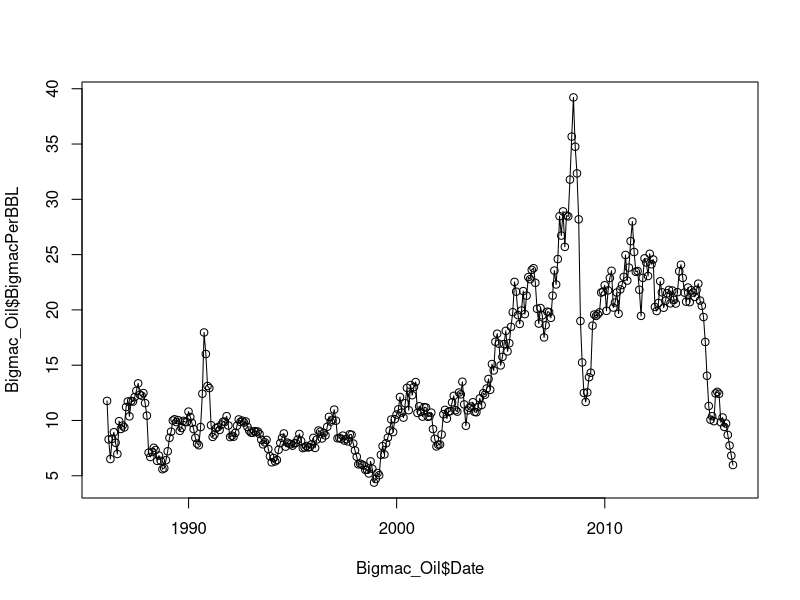
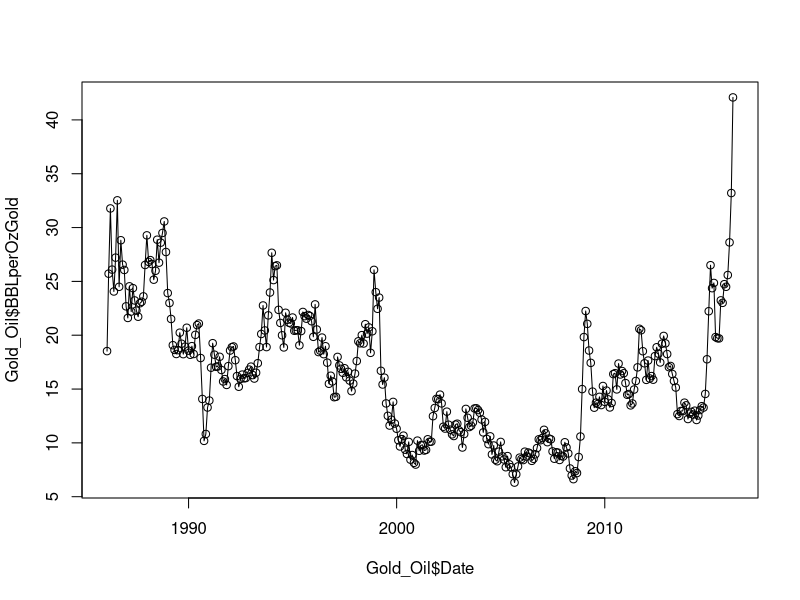

Generate these figures, in order, with R:
setwd("C:/Users/Phili/Documents/GitHub/Data-Visualization-Udacity/Data")
library(zoo)
library(plyr)

############ Initial Plot Data ###############

#Load Oil Prices
Monthly_Oil_Price <- read.csv("CHRIS-CME_CL1.csv")

#Fix Oil Price Date
Monthly_Oil_Price$Date <- as.Date(Monthly_Oil_Price$Date)

#generate data for initial plotting
Plot_Oil <- data.frame(Date = Monthly_Oil_Price$Date, Price = Monthly_Oil_Price$Settle)


#Load Consumer Prices Index (CPI)
Bigmac_Price <- read.csv("BigMacPrice.csv")


#Load Gold Prices
Monthly_Gold_Price <- read.csv("CHRIS-CME_GC1.csv")
#Fix Gold Prices Date
Monthly_Gold_Price$Date <- as.Date(Monthly_Gold_Price$Date)

Plot_Gold <- data.frame(Date = Monthly_Gold_Price$Date, Price = Monthly_Gold_Price$Settle)
#export csv for initial plot
write.csv(Plot_Gold,"Initial_Plot_Gold.csv",row.names = FALSE)

############## Processing The Data for Final Plot ###########

#Convert The Year of Bigmac Data to Integer (for subsetting)
Bigmac_Price$Year <- as.integer(Bigmac_Price$Year)

#Convert The Year of Oil Data to Integer (for subsetting)
year_oil <- as.integer(format(as.yearmon(Plot_Oil$Date, "%Y"), "%Y"))
#Combine the Year Column Into Oil Plot DF
Plot_Oil <- cbind(Plot_Oil, year_oil)
names(Plot_Oil)[3] <- "Year"
names(Plot_Oil)[2] <- "OilPrice"

#Subset for the year that we have the bigmac price data
Subsetted_Plot_Oil <- subset(Plot_Oil, Plot_Oil$Year >= min(Bigmac_Price$Year))
#Join Method
Bigmac_perBBL <- join(Subsetted_Plot_Oil, Bigmac_Price, by="Year")
Bigmac_perBBL$Bigmac_BBL <- Bigmac_perBBL$OilPrice/Bigmac_perBBL$BigMacPrice 
Bigmac_Oil <- data.frame(Date = Bigmac_perBBL$Date, BigmacPerBBL = Bigmac_perBBL$Bigmac_BBL)

#Subset where we have the gold data
Plot_Gold_Oil_Data <- subset(Plot_Gold, Plot_Gold$Date >= min(Plot_Oil$Date) & Plot_Gold$Date <= max(Plot_Oil$Date))
names(Plot_Gold_Oil_Data)[2] <- "GoldPrice"
Plot_Gold_Oil_Data <- cbind(Plot_Gold_Oil_Data, Plot_Oil$OilPrice)
names(Plot_Gold_Oil_Data)[3] <- "OilPrice"

Plot_Gold_Oil_Data$OzGold_PerBBL <- Plot_Gold_Oil_Data$GoldPrice/Plot_Gold_Oil_Data$OilPrice
Gold_Oil <- data.frame(Date=Plot_Gold_Oil_Data$Date, BBLperOzGold = Plot_Gold_Oil_Data$OzGold_PerBBL)
Gold_Oil <- subset(Gold_Oil, Gold_Oil$Date >= min(Bigmac_perBBL$Date))

write.csv(Bigmac_Oil, "Bigmac_Oil_Data.csv", row.names=FALSE)
write.csv(Gold_Oil, "Gold_Oil_Data.csv", row.names=FALSE)

############################ Plot Sketching ###################################

Plot_Oil <- data.frame(Date = Monthly_Oil_Price$Date, Price = Monthly_Oil_Price$Settle)
Plot_Oil <- subset(Plot_Oil,Plot_Oil$Date>=min(Bigmac_Oil$Date))
write.csv(Plot_Oil,"Initial_Plot_Oil.csv",row.names = FALSE)

#export csv for initial plot
#Plot Sketching for BigMac
plot(Bigmac_Oil$Date, Bigmac_Oil$BigmacPerBBL)
lines(Bigmac_Oil$Date, Bigmac_Oil$BigmacPerBBL)

#Plot Sketching for Gold
plot(Gold_Oil$Date, Gold_Oil$BBLperOzGold)
lines(Gold_Oil$Date, Gold_Oil$BBLperOzGold)

